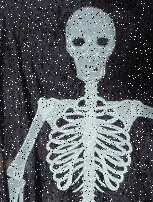
%> input picture priklady/2004/Vstup.jpg, 153 x 202 px
$ octave main.m   (GNU Octave 9; MATLAB toolbox functions it lacks are replaced by stand-ins)
%> lines starting %> are read from the running program, lines starting %| are printed output that depends on the picture; in (x1, y1, x2, y2) boxes, pixels count from 0 and x2, y2 are one past the last pixel; in counts of white or black regions, pixels touching at a corner belong together; the program's own positions count from 1
### priklady/2004/medop.m
function R = medop(I,B,s)
% R = medop(I,B,s) - Median filter (iterative) implemented as a set operator
% I - input image
% B - mask for median, typically B = ones(3) (default)
% s - number of levels, 1 for binary object (default)

 if nargin < 2
   B = ones(3,3);
 end
 if nargin < 3
   s = 1;
 end

 I = double(I);
 B = B/sum(B(:));
 minV = min(I(:));
 maxV = max(I(:));

 R = zeros(size(I));
 for l=minV:maxV
   M = I>=l;
   for i=1:s
     M = conv2(double(M),B,'same')>=0.5;
   end
   R(M) = l;
 end


### priklady/2014/myboundary.m
function R = myboundary(I)

%eroded = erosion(I, kruh(2,4))

%R = I - eroded
R = I - imerode(I, kruh(2,4))

end

### priklady/2004/thin.m
function R = thin(I)

[row,col] = find(I == 1);
R = I

for i=1:length(row)
  x = row(i);
  y = col(i);
  if x >= max(R, 1) || x <= 1 || y >= max(R, 2) || y <= 1
    continue
  end

  ne = [I(x-1,y-1),I(x-1,y), I(x-1,y+1); I(x,y-1), I(x,y), I(x,y+1); I(x+1,y-1), ...
            I(x+1,y), I(x+1,y+1)]

  m1 = [-1, -1, -1; 0, 0, 0; 1, 1, 1] % chceme sumu 3
  m2 = [0, -1, 0; 1, 0, -1; 1, 1, 0]

  if sum(sum(m1.*ne)) == 3 || sum(sum(m2.*ne)) == 3 || sum(sum(rot90(m2).*ne)) == 3 || sum(sum(rot90(m1).*ne)) == 3
    R(x,y) = 0;
  end
end
end

### priklady/2008/kruh.m
function K = kruh (R, N)
% K = kruh(R [,N]) - vraci kruhovou masku o polomeru R [v matici NxN]

% defaultni hodnoty
if nargin < 2
  P = R;
else
  P = (N-1)/2;
end

[X, Y] = meshgrid(-P:P, -P:P);
K = double(X.^2 + Y.^2 < R^2);

### priklady/2004/main.m
I = imread('Vstup.jpg')
%> I is the input picture: size 202x153x3 uint8; mean R, G, B 90, 94.5, 98.7
I = rgb2gray(I)
%> I: size 202x153 uint8
I = I >= 100
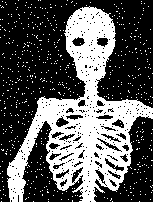
%> I: size 202x153 logical; 35.6% white; 607 white regions (606 under 20 px), largest, box (x1, y1, x2, y2) and area: (7, 6, 153, 202) 10295
I = medop(I)
%> in medop, `minV = min(I(:));`: minV = 0
%> in medop, `maxV = max(I(:));`: maxV = 1
%> the loop in medop, `for l=minV:maxV` made 2 passes
%> after the loop in medop, `for l=minV:maxV`:
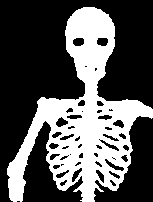
%> R: size 202x153 double; values 0 (black) and 1 (white), 34.8% white; 1 white region, box (x1, y1, x2, y2) and area: (7, 7, 153, 202) 10760
% imwrite(I, 'skel.png', 'png')
I = myboundary(I)
%> in myboundary, `R = I - imerode(I, kruh(2,4))`:
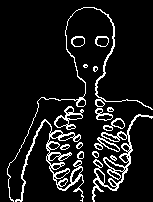
%> R: size 202x153 double; values 0 (black) and 1 (white), 9.9% white in thin lines or dots

for i=1:100
  I = thin(I)
end

imshow(I)
